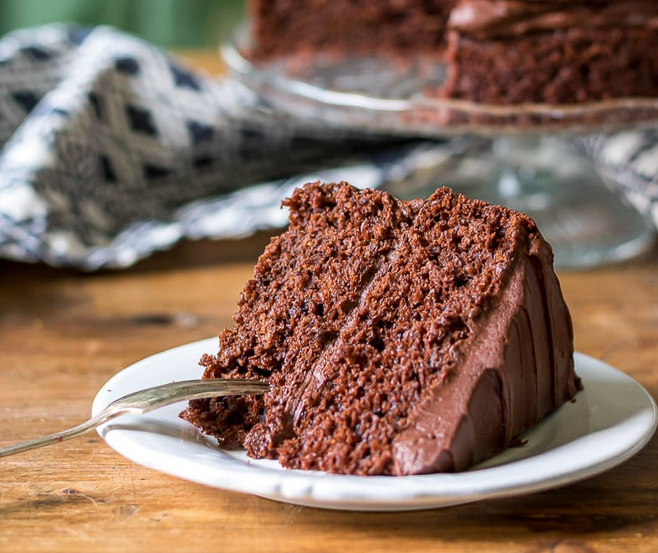
#> input picture fourier/img/cake.png, 658 x 553 px
$ python fourier.py
#> lines starting #> are read from the running program, lines starting #| are printed output that depends on the picture
# -*- coding: utf-8 -*-
"""
@author: Nilson Sales
"""

#%%
# Importing libraries

from imutils import paths
import os
import cv2 as cv
import numpy as np
import matplotlib.pyplot as plt

path = "img/"

#%%

# Fourier Transform in Numpy

img = cv.imread('img/cake.png',0) # cat.png, messi.png
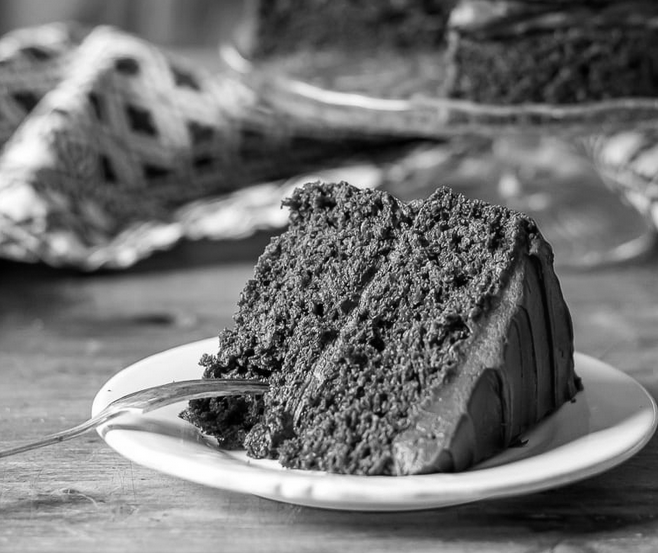
#> img: shape (553, 658); min 0, max 255, mean 114.7

f = np.fft.fft2(img)
fshift = np.fft.fftshift(f)
magnitude_spectrum = 20*np.log(np.abs(fshift))
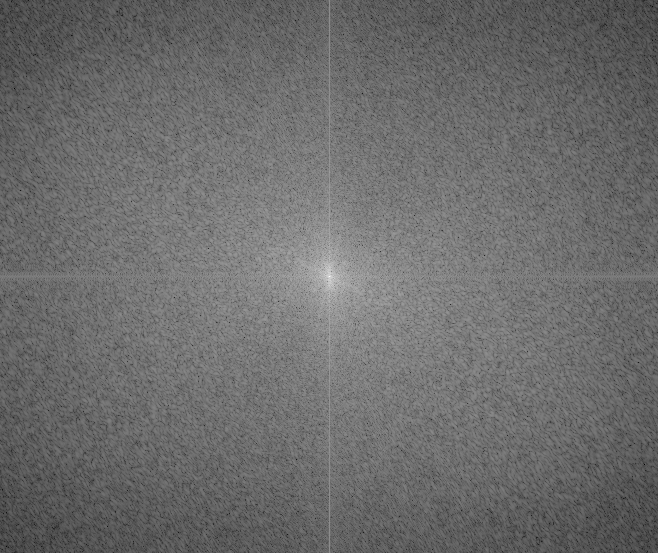
#> magnitude_spectrum: shape (553, 658) float64; min 31, max 350.9, mean 167; drawn with min black and max white

plt.subplot(121),plt.imshow(img, cmap = 'gray')
plt.title('Input Image'), plt.xticks([]), plt.yticks([])
plt.subplot(122),plt.imshow(magnitude_spectrum, cmap = 'gray')
plt.title('Magnitude Spectrum'), plt.xticks([]), plt.yticks([])
plt.show()
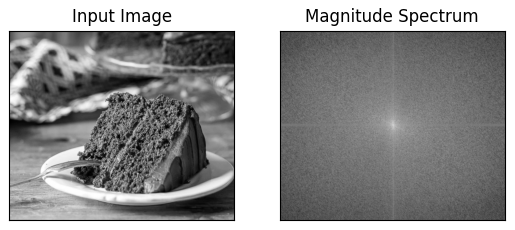
#> figure drawn by matplotlib, 2 panels

rows, cols = img.shape
#> rows = 553; cols = 658
crow, ccol = rows//2 , cols//2
#> crow = 276; ccol = 329
fshift[crow-30:crow+31, ccol-30:ccol+31] = 0
f_ishift = np.fft.ifftshift(fshift)
img_back = np.fft.ifft2(f_ishift)
img_back = np.real(img_back)
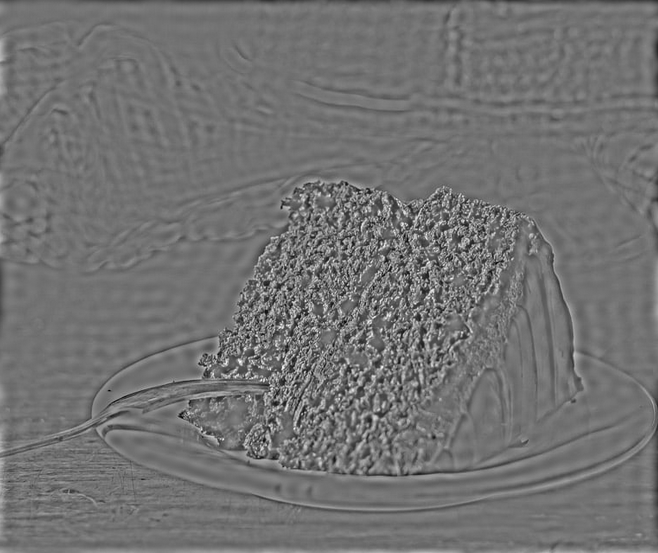
#> img_back: shape (553, 658) float64; min -133.9, max 164, mean 0; drawn with min black and max white

plt.subplot(131),plt.imshow(img, cmap = 'gray')
plt.title('Input Image'), plt.xticks([]), plt.yticks([])
plt.subplot(132),plt.imshow(img_back, cmap = 'gray')
plt.title('Image after HPF'), plt.xticks([]), plt.yticks([])
plt.subplot(133),plt.imshow(img_back)
plt.title('Result in JET'), plt.xticks([]), plt.yticks([])
plt.show()

#%%
# Fourier Transform in OpenCV


dft = cv.dft(np.float32(img),flags = cv.DFT_COMPLEX_OUTPUT)
dft_shift = np.fft.fftshift(dft)
magnitude_spectrum = 20*np.log(cv.magnitude(dft_shift[:,:,0],dft_shift[:,:,1]))

plt.subplot(121),plt.imshow(img, cmap='gray')
plt.title('Input Image'), plt.xticks([]), plt.yticks([])
plt.subplot(122),plt.imshow(magnitude_spectrum, cmap='gray')
plt.title('Magnitude Spectrum'), plt.xticks([]), plt.yticks([])
plt.show()

rows, cols = img.shape
crow, ccol = int(rows/2) , int(cols/2)

# create a mask first, center square is 1, remaining all zeros
mask = np.zeros((rows,cols,2), np.uint8)
mask[crow-30:crow+30, ccol-30:ccol+30] = 1

# apply mask and inverse DFT
fshift = dft_shift*mask
f_ishift = np.fft.ifftshift(fshift)
img_back = cv.idft(f_ishift)
img_back = cv.magnitude(img_back[:,:,0],img_back[:,:,1])
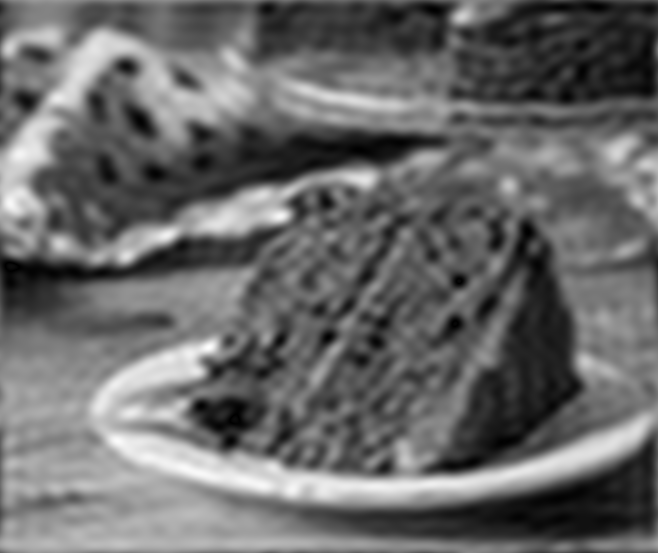
#> img_back: shape (553, 658) float32; min 118377, max 100694296, mean 41754024; drawn with min black and max white

plt.subplot(121),plt.imshow(img, cmap='gray')
plt.title('Input Image'), plt.xticks([]), plt.yticks([])
plt.subplot(122),plt.imshow(img_back, cmap='gray')
plt.title('Magnitude Spectrum'), plt.xticks([]), plt.yticks([])
plt.show()


#%%
# Performance Optimization


nrows = cv.getOptimalDFTSize(rows)
#> nrows = 576
ncols = cv.getOptimalDFTSize(cols)
#> ncols = 675


nimg = np.zeros((nrows,ncols))
nimg[:rows,:cols] = img
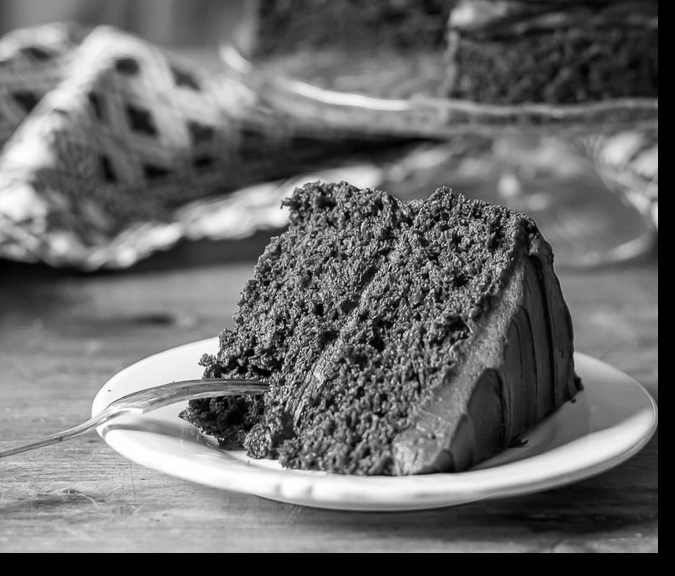
#> nimg: shape (576, 675) float64; min 0, max 255, mean 107.4

print(nimg.shape)
#| (576, 675)
plt.imshow(nimg, cmap='gray')
plt.show()


#%%
# Why Laplacian is a High Pass Filter

# simple averaging filter without scaling parameter
mean_filter = np.ones((3,3))

# creating a gaussian filter
x = cv.getGaussianKernel(5,10)
gaussian = x*x.T

# different edge detecting filters
# scharr in x-direction
scharr = np.array([[-3, 0, 3],
                   [-10,0,10],
                   [-3, 0, 3]])
# sobel in x direction
sobel_x= np.array([[-1, 0, 1],
                   [-2, 0, 2],
                   [-1, 0, 1]])
# sobel in y direction
sobel_y= np.array([[-1,-2,-1],
                   [0, 0, 0],
                   [1, 2, 1]])
# laplacian
laplacian = np.array([[0, 1, 0],
                    [1,-4, 1],
                    [0, 1, 0]])

filters = [mean_filter, gaussian, laplacian, sobel_x, sobel_y, scharr]
filter_name = ['mean_filter', 'gaussian','laplacian', 'sobel_x', \
                'sobel_y', 'scharr_x']
fft_filters = [np.fft.fft2(x) for x in filters]
fft_shift = [np.fft.fftshift(y) for y in fft_filters]
mag_spectrum = [np.log(np.abs(z)+1) for z in fft_shift]
for i in range(6):
    plt.subplot(2,3,i+1), plt.imshow(mag_spectrum[i], cmap='gray')
    plt.title(filter_name[i]), plt.xticks([]), plt.yticks([])
plt.show()
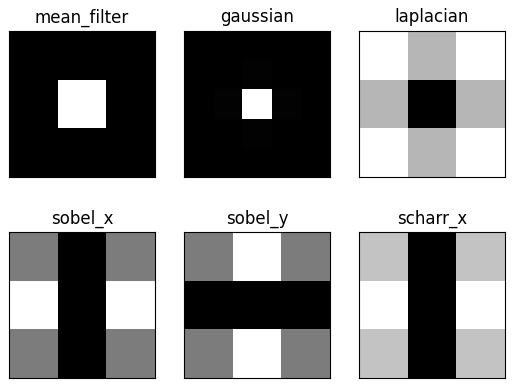
#> figure drawn by matplotlib, 6 panels

$ run again, with fourier/img/cat.png copied over fourier/img/cake.png
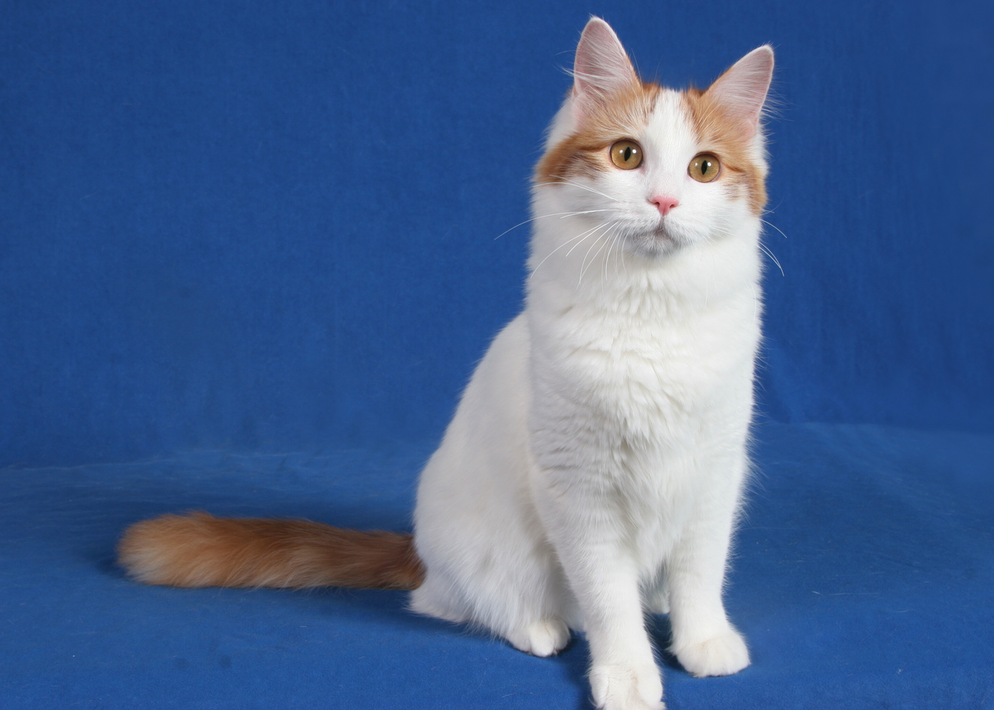
#> input picture fourier/img/cat.png, 994 x 710 px, shrunk from 1266 x 905 before the run
#> `img_back = cv.magnitude(img_back[:,:,0],img_back[:,:,1])`:
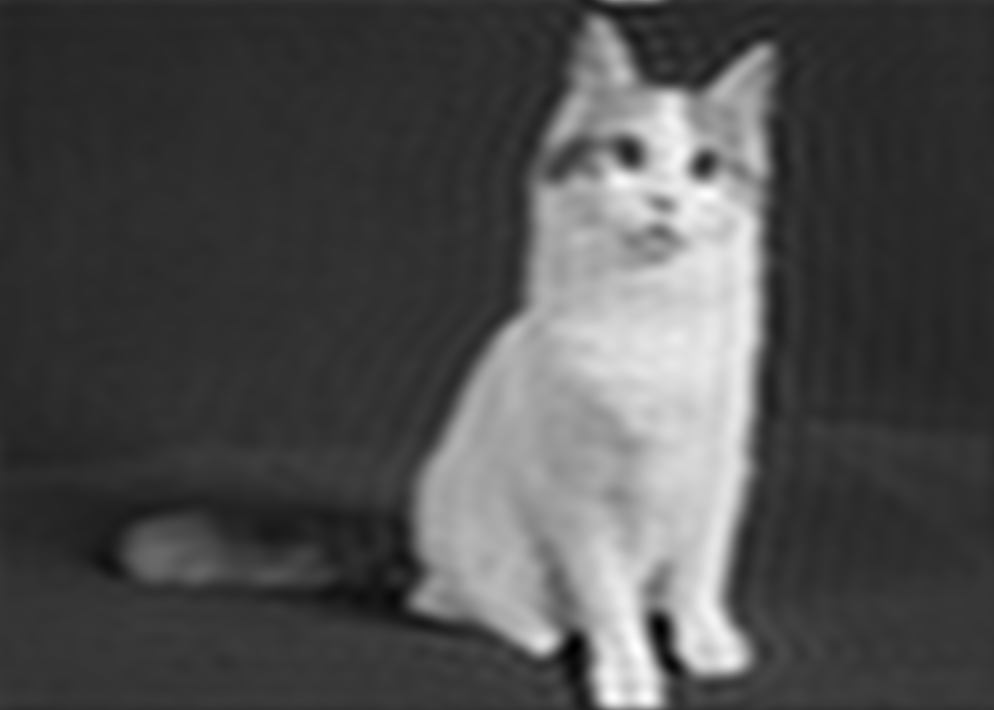
#> img_back: shape (710, 994) float32; min 16963116, max 184019360, mean 68014792; drawn with min black and max white
#> `nimg[:rows,:cols] = img`:
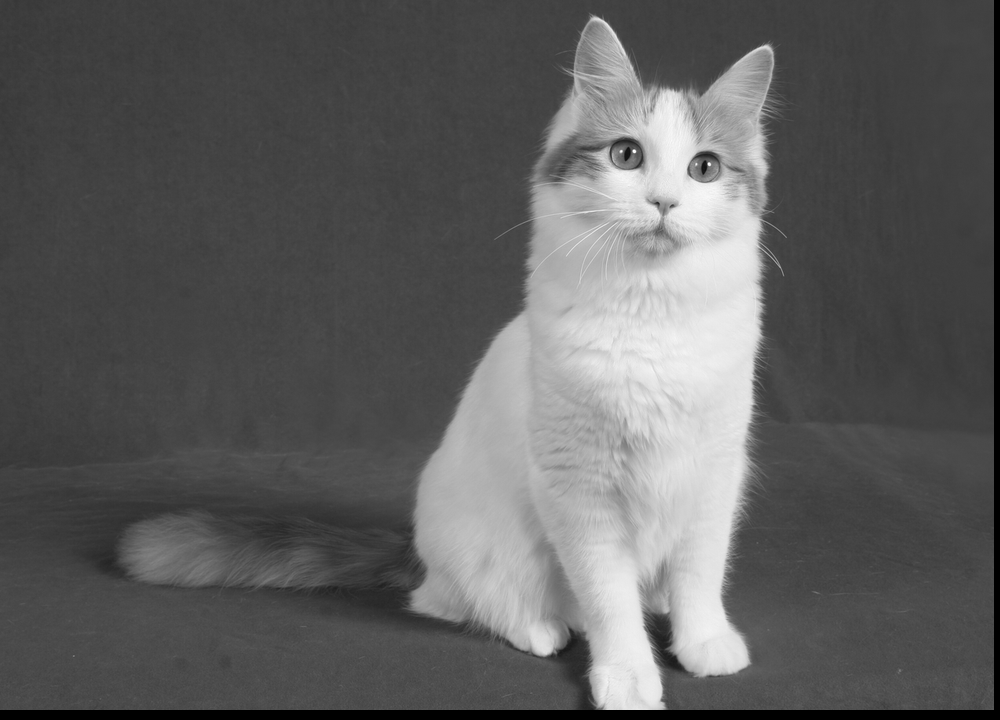
#> nimg: shape (720, 1000) float64; min 0, max 255, mean 94.5
#| (720, 1000)

$ run again, with fourier/img/messi.png copied over fourier/img/cake.png
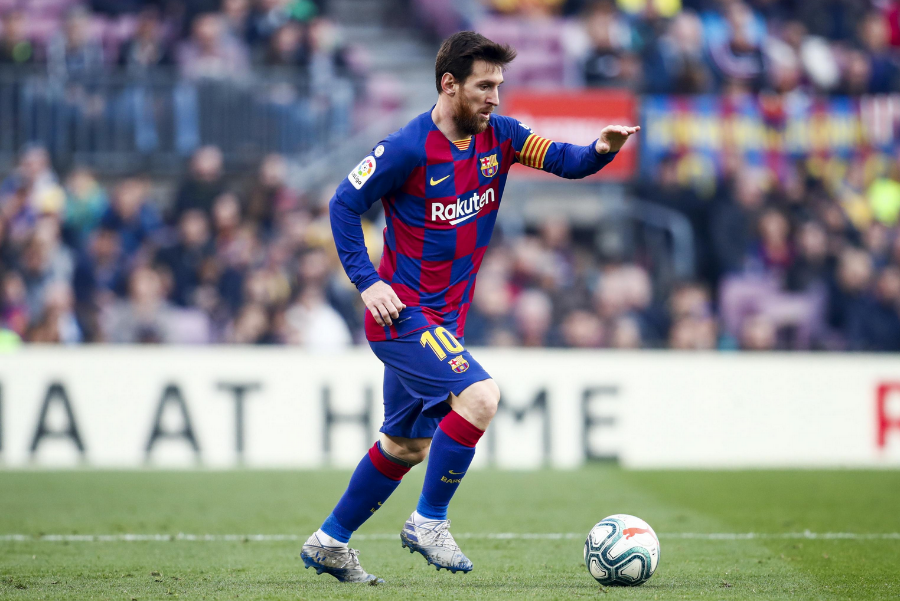
#> input picture fourier/img/messi.png, 900 x 601 px
#> `magnitude_spectrum = 20*np.log(np.abs(fshift))`:
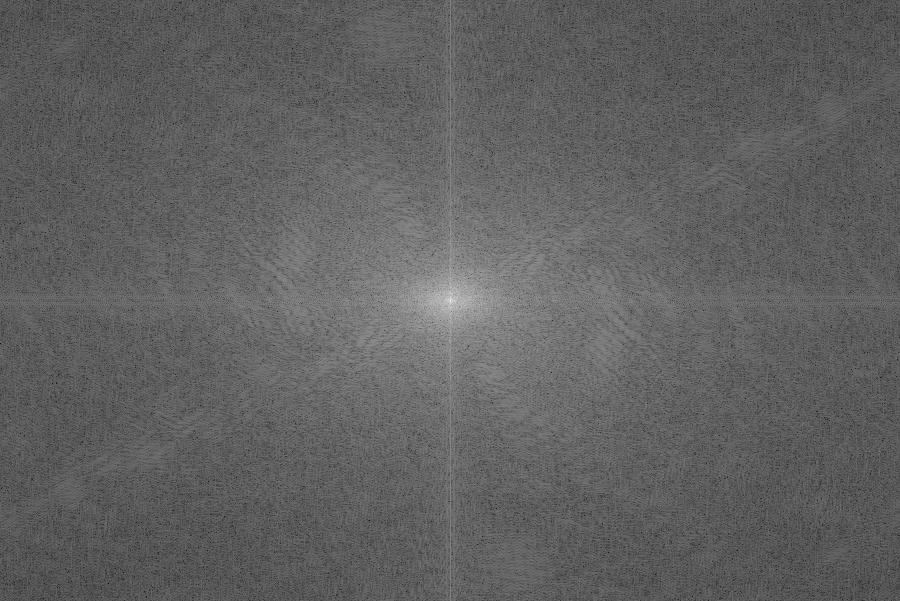
#> magnitude_spectrum: shape (601, 900) float64; min 43.36, max 361.9, mean 164.9; drawn with min black and max white
#> `nimg[:rows,:cols] = img`:
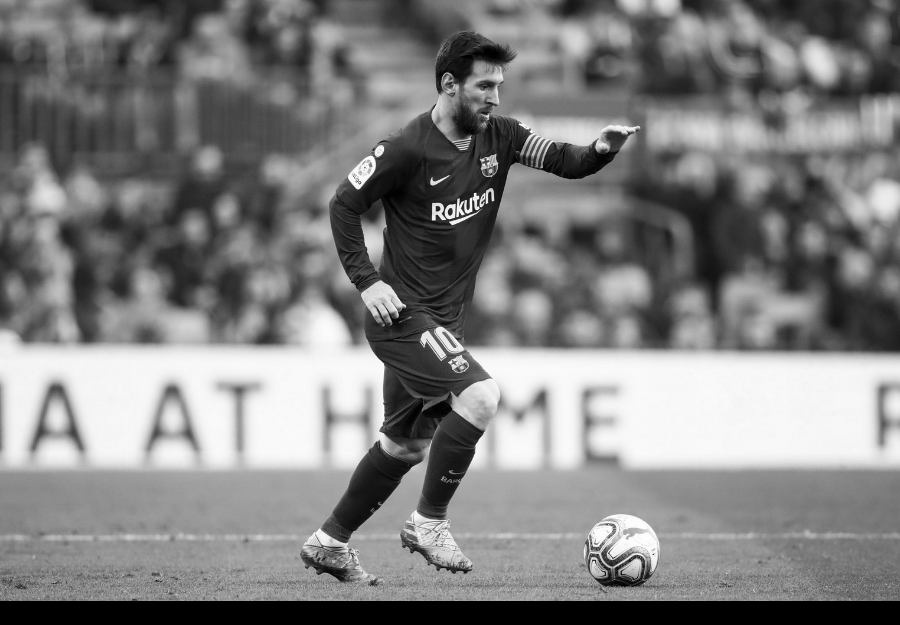
#> nimg: shape (625, 900) float64; min 0, max 254, mean 128.1
#| (625, 900)
